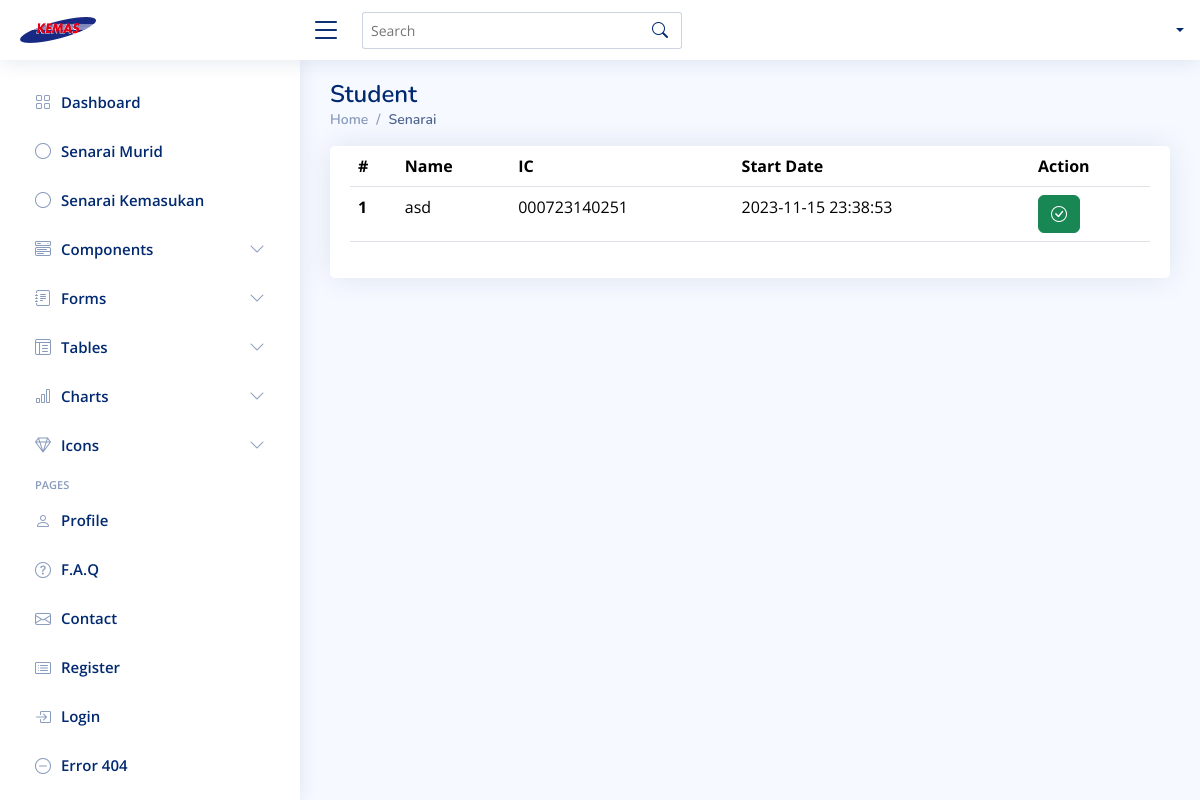
The app's page /senaraikemasukan.php, older data.
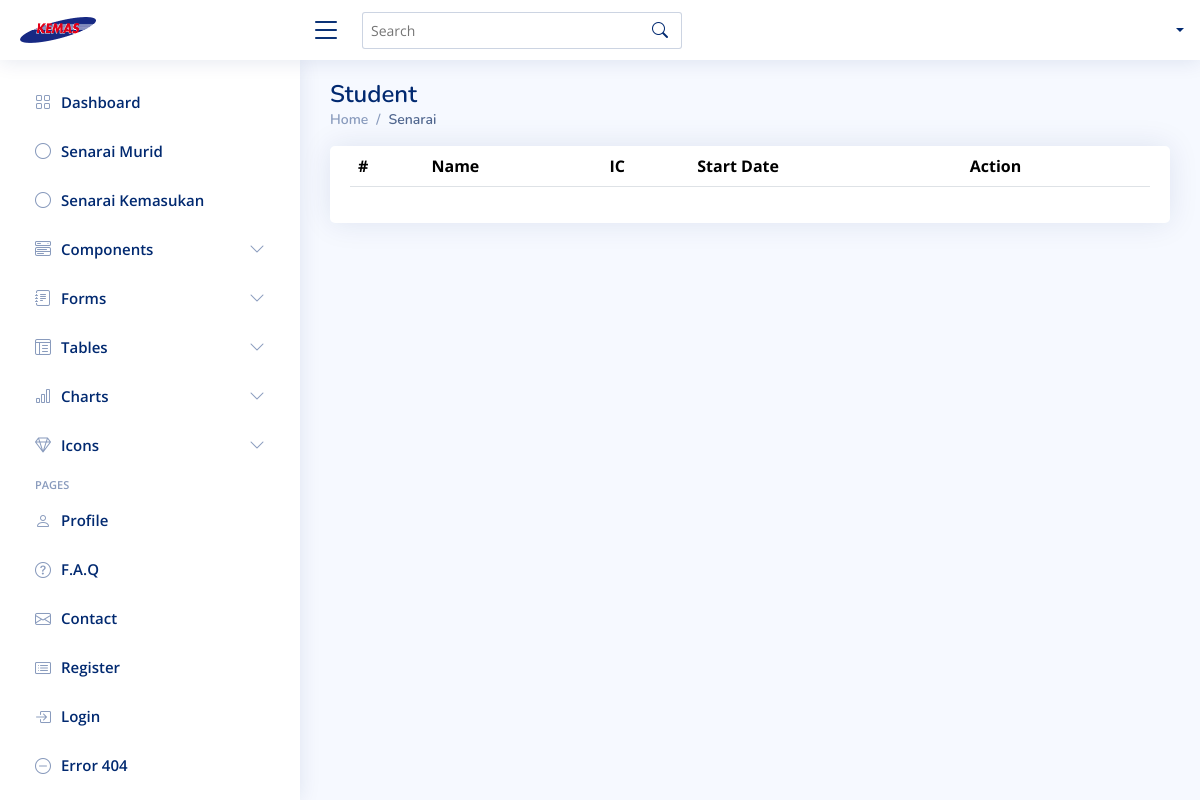
The same page, newer data.
### tables this page shows
CREATE TABLE IF NOT EXISTS `murid` (
  `id` int NOT NULL AUTO_INCREMENT,
  `name` text,
  `age` text,
  `no_kad_pengenalan` text,
  `tarikh_mula` datetime NOT NULL DEFAULT CURRENT_TIMESTAMP,
  `warganegara` text,
  `bangsa` text,
  `tarikh_lahir` datetime DEFAULT NULL,
  `no_sijil_lahir` text,
  `tempat_lahir` text,
  `jantina` text,
  `alamat_rumah` text,
  `saizbaju` text,
  `penyakit` text,
  `tinggi` text,
  `berat` text,
  `masalah_makanan` text,
  `kecacatan` text,
  `nama_penjaga` text,
  `alamat_rumah_penjaga` text,
  `telefon_penjaga` text,
  `hubungan_penjaga` text,
  `gambar` text,
  `file_mykid` text,
  `file_sijil` text,
  `file_rekod_kesihatan` text,
  `geran` text,
  `status_kemasukan` int DEFAULT NULL,
  `status_kemasukan_text` text,
  PRIMARY KEY (`id`)
);

### senaraikemasukan.php (the view, shortened to what this page needs)
<?php include('functions.php') ?>
<!DOCTYPE html>
<html lang="en">
<head>
  <?php include('head.php')?>
</head>
<body>
<?php include('topnav.php') ?>
  <?php include('sidebar.php') ?>
  <main id="main" class="main">
    <div class="pagetitle">
      <h1>Student</h1>
      <nav>
        <ol class="breadcrumb">
          <li class="breadcrumb-item"><a href="index.html">Home</a></li>
          <li class="breadcrumb-item active">Senarai</li>
        </ol>
      </nav>
    </div>
    <section class="section">
      <div class="row">
        <div class="col-lg-12">
          <div class="card">
            <div class="card-body">
              <table class="table datatable">
                <thead>
                  <tr>
                    <th scope="col">#</th>
                    <th scope="col">Name</th>
                    <th scope="col">IC</th>
                    <th scope="col">Start Date</th>
                    <th scope="col">Action</th>
                  </tr>
                </thead>
                <tbody>
                  <?php
                  $query = "SELECT * FROM murid WHERE (status_kemasukan='0' OR status_kemasukan='2') AND status_kemasukan_text='d' ";
                  $result = mysqli_query($db, $query);
                  while ($row = mysqli_fetch_assoc($result)) { ?>
                    <tr>
                      <th scope="row">
                        <?php echo $row['id'] ?>
                      </th>
                      <td>
                        <?php echo $row['name'] ?>
                      </td>
                      <td>
                        <?php echo $row['no_kad_pengenalan'] ?>
                      </td>
                      <td>
                        <?php echo $row['tarikh_mula'] ?>
                      </td>
                      <td>
                        <form method="post" action="?profilmurid">
                          <button type="submit" name="profilmurid" class="btn btn-success"><i class="bi bi-check-circle"></i></button>
                        </form>
                      </td>
                    </tr>
                    <?php
                  }
                  ?>
                </tbody>
              </table>
            </div>
          </div>
        </div>
      </div>
    </section>
  </main>
</body>
</html>

Row changes from the older to the newer data that the page shows:
removed murid: id "1", name "asd", no_kad_pengenalan "000723140251", tarikh_mula "2023-11-15 23:38:53"
